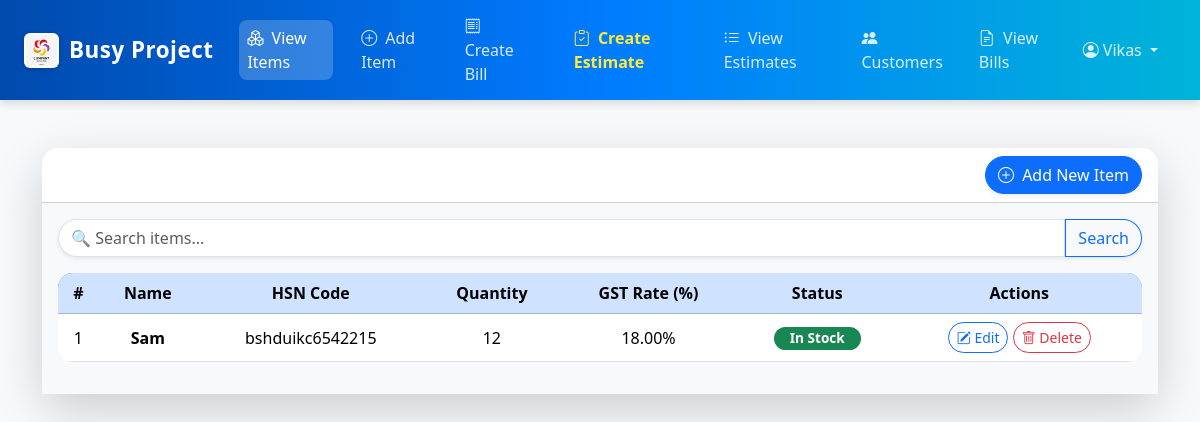
Page /view-items/ (signed in) on the committed database.
### items/models.py (models this page shows, shortened)
class Item(models.Model):
    name = models.CharField(max_length=200)
    alias = models.CharField(max_length=200, blank=True, null=True)
    group = models.CharField(max_length=100, blank=True, null=True)
    unit = models.CharField(max_length=50, blank=True, null=True)
    purchase_price = models.DecimalField(max_digits=10, decimal_places=2, default=0)
    mrp = models.DecimalField(max_digits=10, decimal_places=2, default=0)
    sale_discount = models.DecimalField(max_digits=5, decimal_places=2, default=0)
    purchase_discount = models.DecimalField(max_digits=5, decimal_places=2, default=0)
    opening_stock_value = models.DecimalField(max_digits=10, decimal_places=2, default=0)
    description = models.TextField(blank=True, null=True)
    hsn_code = models.CharField(max_length=50, blank=True, null=True, default="NA")
    price = models.DecimalField(max_digits=10, decimal_places=2, default=0)
    gst_rate = models.DecimalField(max_digits=5, decimal_places=2, default=0)
    stock = models.IntegerField(default=0)

### items/views.py (the view)
# urls.py: path('view-items/', views.view_items, name='view_items'),
@login_required(login_url='login_view')
def view_items(request):
    search = request.GET.get("search", "")
    items = Item.objects.all().order_by("id")
    if search:
        items = items.filter(name__icontains=search)
    return render(request, "items/view_items.html", {"items": items, "search": search})

### items/templates/items/view_items.html (shortened to what this page needs)
{% extends "base.html" %}
{% block content %}
<div class="container mt-4">
  <div class="card shadow-lg border-0 rounded-4">
    <div class="card-header bg-gradient text-white d-flex justify-content-between align-items-center rounded-top-4"
         style="background: linear-gradient(90deg, #007bff, #00b4d8);">
      <h4 class="mb-0 fw-bold">
        <i class="bi bi-clipboard-data me-2"></i> All Saved Items
      </h4>
      <a href="{% url 'add_item' %}" class="btn btn-primary rounded-pill shadow-sm">
        <i class="bi bi-plus-circle me-1"></i> Add New Item
      </a>
    </div>
    <div class="card-body bg-light">
      <form method="get" class="d-flex mb-3">
        <input type="text" name="search" value="{{ search }}" class="form-control rounded-start-pill shadow-sm"
               placeholder="🔍 Search items...">
        <button type="submit" class="btn btn-outline-primary rounded-end-pill shadow-sm">Search</button>
      </form>
      <div class="table-responsive">
        <table class="table table-hover align-middle text-center">
          <thead class="table-primary">
            <tr>
              <th>#</th>
              <th>Name</th>
              <th>HSN Code</th>
              <th>Quantity</th>
              <th>GST Rate (%)</th>
              <th>Status</th>
              <th>Actions</th>
            </tr>
          </thead>
          <tbody>
            {% for item in items %}
              <tr class="bg-white shadow-sm">
                <td>{{ forloop.counter }}</td>
                <td class="fw-semibold text-capitalize">{{ item.name }}</td>
                <td>{{ item.hsn_code|default:"NA" }}</td>
                <td>{{ item.stock }}</td>
                <td>{{ item.gst_rate|floatformat:2 }}%</td>
                <td>
                  {% if item.stock > 0 %}
                    <span class="badge bg-success rounded-pill px-3">In Stock</span>
                  {% else %}
                    <span class="badge bg-danger rounded-pill px-3">Out of Stock</span>
                  {% endif %}
                </td>
                <td>
                  <a href="{% url 'edit_item' item.id %}" class="btn btn-outline-primary btn-sm rounded-pill">
                    <i class="bi bi-pencil-square"></i> Edit
                  </a>
                  <a href="{% url 'delete_item' item.id %}" class="btn btn-outline-danger btn-sm rounded-pill"
                     onclick="return confirm('Are you sure you want to delete this item?');">
                    <i class="bi bi-trash"></i> Delete
                  </a>
                </td>
              </tr>
            {% empty %}
              <tr>
                <td colspan="7" class="text-muted py-4">No items found.</td>
              </tr>
            {% endfor %}
          </tbody>
        </table>
      </div>
    </div>
  </div>
</div>
{% endblock %}

### items/templates/base.html (shortened to what this page needs)
{% load static %}
<!DOCTYPE html>
<html lang="en">
<head>
  <link href="https://cdn.jsdelivr.net/npm/bootstrap@5.3.2/dist/css/bootstrap.min.css" rel="stylesheet">
  <link href="https://cdn.jsdelivr.net/npm/bootstrap-icons@1.11.3/font/bootstrap-icons.css" rel="stylesheet">
</head>
<body>
  <nav class="navbar navbar-expand-lg navbar-dark sticky-top">
    <div class="container-fluid px-4">
      <a class="navbar-brand fw-bold" href="{% url 'view_items' %}">
        <img src="{% static 'images/logo.png' %}" alt="Logo"> Busy Project
      </a>
      <div class="collapse navbar-collapse justify-content-end" id="navbarNav">
        {% if user.is_authenticated %}
        <ul class="navbar-nav align-items-center">
          <li class="nav-item">
            <a class="nav-link {% if request.path == '/view-items/' %}active{% endif %}" href="{% url 'view_items' %}">
              <i class="bi bi-boxes me-1"></i> View Items
            </a>
          </li>
          <li class="nav-item">
            <a class="nav-link {% if request.path == '/add-item/' %}active{% endif %}" href="{% url 'add_item' %}">
              <i class="bi bi-plus-circle me-1"></i> Add Item
            </a>
          </li>
          <li class="nav-item">
            <a class="nav-link {% if request.path == '/create-bill/' %}active{% endif %}" href="{% url 'create_bill' %}">
              <i class="bi bi-receipt me-1"></i> Create Bill
            </a>
          </li>
          <li class="nav-item">
            <a class="nav-link estimate-btn {% if request.path == '/create-estimate/' %}active{% endif %}"
               href="{% url 'create_estimate' %}">
              <i class="bi bi-clipboard-check me-1"></i> Create Estimate
            </a>
          </li>
          <li class="nav-item">
            <a class="nav-link {% if request.path == '/view-estimates/' %}active{% endif %}" href="{% url 'view_estimates' %}">
              <i class="bi bi-list-ul me-1"></i> View Estimates
            </a>
          </li>
          <li class="nav-item">
            <a class="nav-link {% if request.path == '/customer-summary/' %}active{% endif %}"
               href="{% url 'customer_summary' %}">
              <i class="bi bi-people-fill me-1"></i> Customers
            </a>
          </li>
          <li class="nav-item">
            <a class="nav-link {% if request.path == '/view-bills/' %}active{% endif %}" href="{% url 'view_bills' %}">
              <i class="bi bi-file-earmark-text me-1"></i> View Bills
            </a>
          </li>
          <li class="nav-item dropdown">
            <a class="nav-link dropdown-toggle text-white" href="#" id="userMenu" role="button" data-bs-toggle="dropdown">
              <i class="bi bi-person-circle"></i> {{ user.username|title }}
            </a>
          </li>
        </ul>
        {% endif %}
      </div>
    </div>
  </nav>
  <main class="container-fluid py-4">
    {% block content %}{% endblock %}
  </main>
</body>
</html>

### items/templates/base.html (style rules this page uses)
.navbar { background: linear-gradient(90deg, #004aad, #007bff, #00b4d8); box-shadow: 0 3px 10px rgba(0, 0, 0, 0.15); transition: all 0.3s ease; }
.navbar-brand { font-size: 1.4rem; letter-spacing: 0.5px; color: #fff !important; display: flex; align-items: center; gap: 10px; }
.navbar-brand img { height: 35px; width: 35px; border-radius: 6px; object-fit: cover; background: #fff; padding: 2px; box-shadow: 0 1px 5px rgba(0, 0, 0, 0.2); }
.nav-link { color: rgba(255, 255, 255, 0.85) !important; margin: 0 10px; font-weight: 500; transition: all 0.3s ease; border-radius: 8px; padding: 6px 12px; }
.nav-link:hover, .nav-link.active { background: rgba(255, 255, 255, 0.2); color: #fff !important; }
body { background-color: #f8f9fa; }
main { padding-top: 20px; min-height: calc(100vh - 70px); }
.nav-link.estimate-btn { color: #ffeb3b !important; font-weight: 600; }

### items/templates/items/view_items.html (style rules this page uses)
.table { border-radius: 15px; overflow: hidden; }
.table thead { background: linear-gradient(90deg, #007bff, #00b4d8); color: white; }
.badge { font-size: 0.85rem; }

### rows in the picture
Item: name "Sam", hsn_code "bshduikc6542215", stock "12", gst_rate "18.00", shows "In Stock"

### other values in the picture
{{ user.username|title }} "Vikas"
